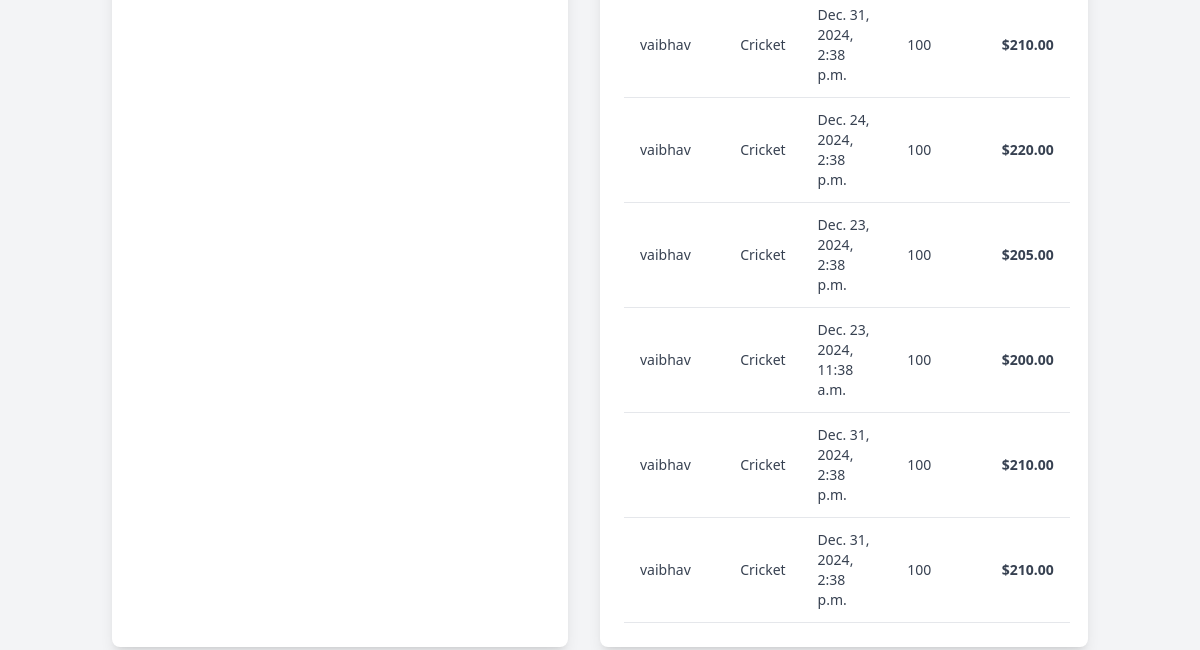
Before: /booking/ (lower part) with the older database file.
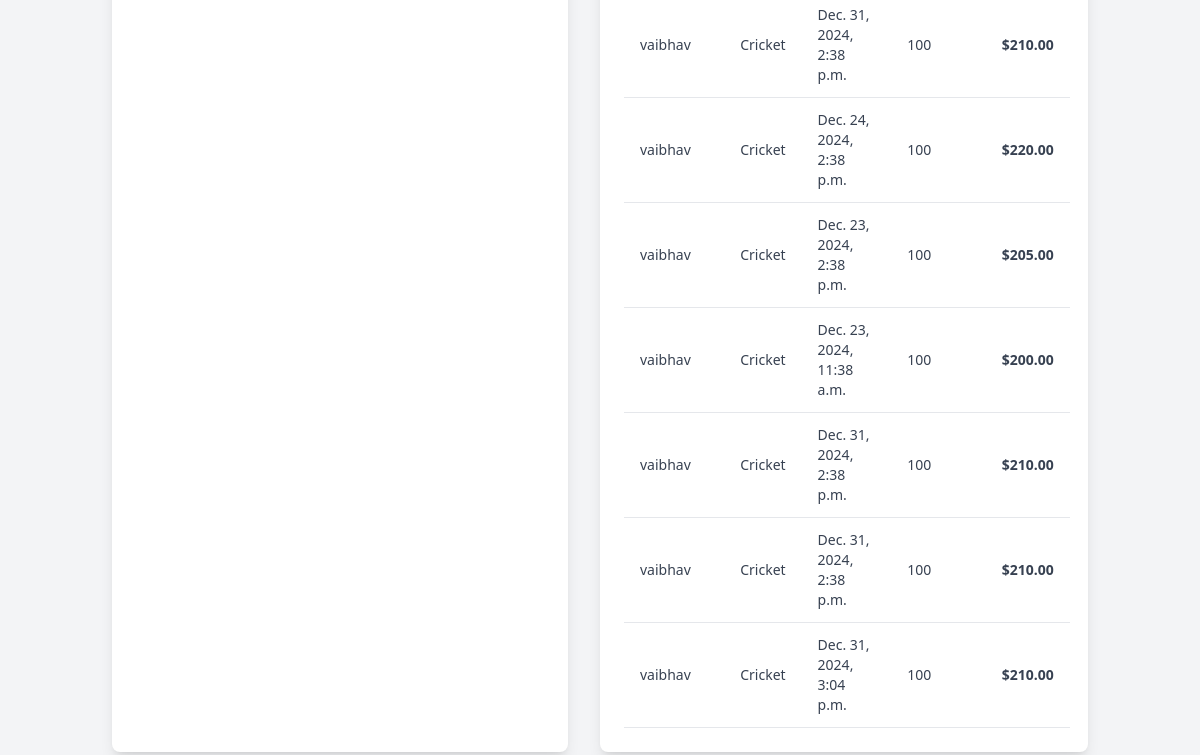
After: the same page with the newer database file.
### booking/models.py (models this page shows, shortened)
class Booking(models.Model):
    customer_name = models.CharField(max_length=100)
    sport = models.ForeignKey(Sport, on_delete=models.CASCADE)
    booking_datetime = models.DateTimeField()
    duration = models.IntegerField()  # Duration in minutes
    total_price = models.DecimalField(max_digits=10, decimal_places=2, null=True, blank=True)

### pricing/models.py (models this page shows)
class Sport(models.Model):
    name = models.CharField(max_length=100)

### booking/views.py (the view)
# urls.py: path('', views.booking, name='booking'),
def booking(request):
    sports = Sport.objects.all()
    bookings = Booking.objects.all()
    return render(request, 'booking/create_booking.html', {'sports': sports, 'bookings': bookings})

### booking/templates/booking/create_booking.html (shortened to what this page needs)
{% load static %}
<!DOCTYPE html>
<html lang="en">
  <head>
    <script src="https://cdn.tailwindcss.com"></script>
  </head>
  <body class="bg-gray-100 font-sans">
    <div class="container mx-auto mt-8 p-6 flex gap-8">
      <div class="w-full md:w-1/2 bg-white shadow-lg rounded-lg p-6">
      </div>
      <div class="w-full md:w-1/2 bg-white shadow-lg rounded-lg p-6">
        <table class="w-full table-auto border-collapse text-left">
          <tbody>
            {% for booking in bookings %}
            <tr class="border-b">
              <td class="px-4 py-3 text-sm text-gray-700">
                {{ booking.customer_name }}
              </td>
              <td class="px-4 py-3 text-sm text-gray-700">
                {{ booking.sport.name }}
              </td>
              <td class="px-4 py-3 text-sm text-gray-700">
                {{ booking.booking_datetime }}
              </td>
              <td class="px-4 py-3 text-sm text-gray-700">
                {{ booking.duration }}
              </td>
              <td class="px-4 py-3 text-sm text-gray-700">
                <b>${{ booking.total_price }}</b>
              </td>
            </tr>
            {% endfor %}
          </tbody>
        </table>
      </div>
    </div>
  </body>
</html>

Changed rows visible on the page:
added Booking: customer_name "vaibhav", sport.name "Cricket", booking_datetime "Dec. 31, 2024, 3:04 p.m.", duration "100", total_price "210.00"
